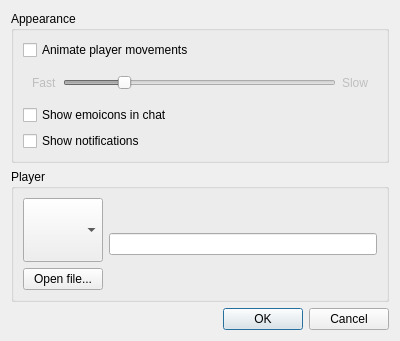
<?xml version="1.0" encoding="UTF-8"?>
<ui version="4.0">
  <class>Config</class>
  <widget class="QDialog" name="Config">
    <property name="geometry">
      <rect>
        <x>0</x>
        <y>0</y>
        <width>400</width>
        <height>314</height>
      </rect>
    </property>
    <property name="windowTitle">
      <string>Configure Capi City</string>
    </property>
    <property name="windowIcon">
      <iconset resource="../../../ressources.qrc">
      <normaloff>:/icons/64x64.png</normaloff>:/icons/64x64.png</iconset>
    </property>
    <layout class="QVBoxLayout" name="verticalLayout">
      <item>
        <widget class="QGroupBox" name="groupBox_2">
          <property name="title">
            <string>Appearance</string>
          </property>
          <layout class="QVBoxLayout" name="verticalLayout_2">
            <item>
              <widget class="QCheckBox" name="cbAnimate">
                <property name="text">
                  <string>Animate player movements</string>
                </property>
              </widget>
            </item>
            <item>
              <widget class="QWidget" name="wAnimTime" native="true">
                <property name="enabled">
                  <bool>false</bool>
                </property>
                <layout class="QVBoxLayout" name="verticalLayout_3">
                  <item>
                    <layout class="QHBoxLayout" name="horizontalLayout_2">
                      <item>
                        <widget class="QLabel" name="label_2">
                          <property name="text">
                            <string>Fast</string>
                          </property>
                        </widget>
                      </item>
                      <item>
                        <widget class="QSlider" name="slAnimTime">
                          <property name="minimum">
                            <number>50</number>
                          </property>
                          <property name="maximum">
                            <number>1000</number>
                          </property>
                          <property name="value">
                            <number>250</number>
                          </property>
                          <property name="orientation">
                            <enum>Qt::Horizontal</enum>
                          </property>
                        </widget>
                      </item>
                      <item>
                        <widget class="QLabel" name="label">
                          <property name="text">
                            <string>Slow</string>
                          </property>
                        </widget>
                      </item>
                    </layout>
                  </item>
                </layout>
              </widget>
            </item>
            <item>
              <widget class="QCheckBox" name="cbEmos">
                <property name="text">
                  <string>Show emoicons in chat</string>
                </property>
              </widget>
            </item>
            <item>
              <widget class="QCheckBox" name="cbNotify">
                <property name="text">
                  <string>Show notifications</string>
                </property>
              </widget>
            </item>
          </layout>
        </widget>
      </item>
      <item>
        <widget class="QGroupBox" name="groupBox">
          <property name="title">
            <string>Player</string>
          </property>
          <layout class="QHBoxLayout" name="horizontalLayout">
            <item>
              <layout class="QVBoxLayout" name="verticalLayout_4">
                <item>
                  <widget class="QComboBox" name="cbImage">
                    <property name="sizePolicy">
                      <sizepolicy hsizetype="Preferred" vsizetype="Fixed">
                        <horstretch>0</horstretch>
                        <verstretch>0</verstretch>
                      </sizepolicy>
                    </property>
                    <property name="minimumSize">
                      <size>
                        <width>64</width>
                        <height>64</height>
                      </size>
                    </property>
                  </widget>
                </item>
                <item>
                  <widget class="QPushButton" name="bOpenFile">
                    <property name="text">
                      <string>Open file...</string>
                    </property>
                  </widget>
                </item>
              </layout>
            </item>
            <item>
              <widget class="QLineEdit" name="tfName"/>
            </item>
          </layout>
        </widget>
      </item>
      <item>
        <widget class="QDialogButtonBox" name="buttonBox">
          <property name="layoutDirection">
            <enum>Qt::LeftToRight</enum>
          </property>
          <property name="orientation">
            <enum>Qt::Horizontal</enum>
          </property>
          <property name="standardButtons">
            <set>QDialogButtonBox::Cancel|QDialogButtonBox::Ok</set>
          </property>
        </widget>
      </item>
    </layout>
  </widget>
  <resources>
    <include location="../../../ressources.qrc"/>
  </resources>
  <connections>
    <connection>
      <sender>buttonBox</sender>
      <signal>accepted()</signal>
      <receiver>Config</receiver>
      <slot>accept()</slot>
      <hints>
        <hint type="sourcelabel">
          <x>248</x>
          <y>254</y>
        </hint>
        <hint type="destinationlabel">
          <x>157</x>
          <y>274</y>
        </hint>
      </hints>
    </connection>
    <connection>
      <sender>buttonBox</sender>
      <signal>rejected()</signal>
      <receiver>Config</receiver>
      <slot>reject()</slot>
      <hints>
        <hint type="sourcelabel">
          <x>316</x>
          <y>260</y>
        </hint>
        <hint type="destinationlabel">
          <x>286</x>
          <y>274</y>
        </hint>
      </hints>
    </connection>
    <connection>
      <sender>cbAnimate</sender>
      <signal>clicked(bool)</signal>
      <receiver>wAnimTime</receiver>
      <slot>setEnabled(bool)</slot>
      <hints>
        <hint type="sourcelabel">
          <x>199</x>
          <y>47</y>
        </hint>
        <hint type="destinationlabel">
          <x>199</x>
          <y>79</y>
        </hint>
      </hints>
    </connection>
  </connections>
</ui>
